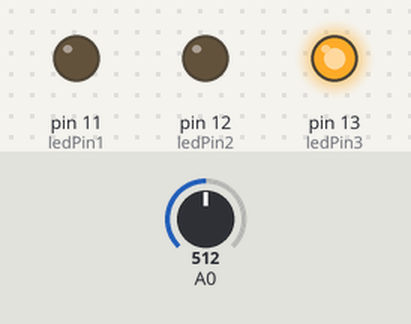
Recording of a sketch running on a simulated Arduino Uno, built with avr-gcc and run on an emulated ATmega328P. On the bench: output pins drawn as LEDs (lit = HIGH). The test bench sets the inputs (shaded band); at power-on: A0 = 512.

Above: at 1.2 s.
1.3 s: A0 set to 503
At 2.5 s:
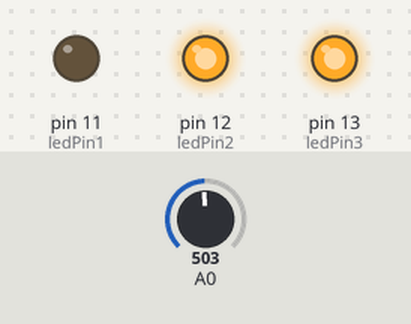
2.8 s: A0 set to 268
4.3 s: A0 set to 239
At 4.8 s:
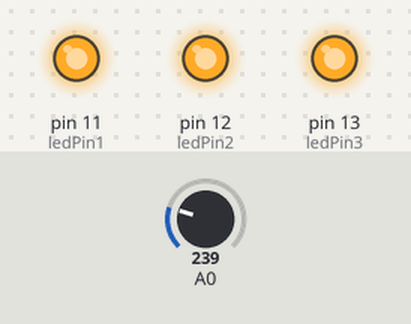
5.8 s: A0 set to 716
At 7.0 s:
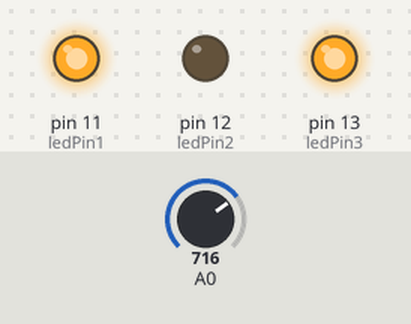
7.3 s: A0 set to 751
8.8 s: A0 set to 784
At 9.4 s:
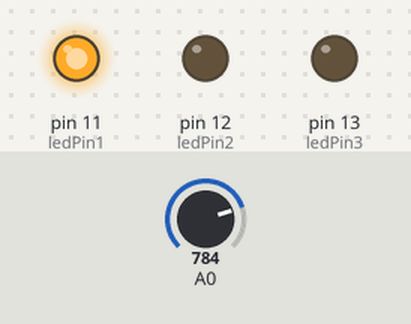
Timing chart, 0 to 11.3 s (numbered marks = the images above; inputs shaded):
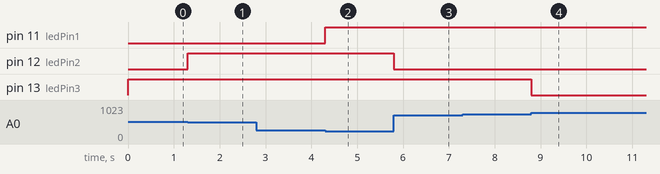

The sketch:

led_meter.ino
```cpp
int ledPin1 = 11;
int ledPin2 = 12;
int ledPin3 = 13;
void setup() {
  pinMode(ledPin1,OUTPUT);
  pinMode(ledPin2,OUTPUT);
  pinMode(ledPin3,OUTPUT);
}

void loop() {
   // read the input on analog pin 0:
  int sensorValue = analogRead(A0);
  // The analog pin reads from 0 to 1023.
  // This commands maps those numbers from 4 to 0
  // So 0 becomes 4 and 1023 becomes 0
  int mappedSensorValue = map( sensorValue, 0, 1023, 4, 0);
  //Here we test the mappedsensorvalue. If it is greater then 1 we turn
  // on the LED on Pin 2 and then see if it is greater then 2.
    if (mappedSensorValue > 1) {
      digitalWrite ( ledPin3, HIGH);
      if (mappedSensorValue > 2) {
          digitalWrite ( ledPin2, HIGH);
          if (mappedSensorValue > 3) {
              digitalWrite ( ledPin1, HIGH);
          }else{//If it is not greater we start turning LEDs off.
              digitalWrite ( ledPin1, LOW);
          }
      }else{
          digitalWrite ( ledPin2, LOW);
      }
    }else{
      digitalWrite ( ledPin3, LOW);
    }
}
```

Measured:
- the behaviour switches between 512 and 511 on A0 (found by bisection; images 0 and 1)
- the behaviour switches between 256 and 255 on A0 (found by bisection; images 1 and 2)
- the behaviour switches between 767 and 768 on A0 (found by bisection; images 3 and 4)
- after the input at 1.3 s, pin 12 (ledPin2): LOW → HIGH at once
- after the input at 2.8 s, every drawn part: stays the same
- after the input at 4.3 s, pin 11 (ledPin1): LOW → HIGH at once
- after the input at 5.8 s, pin 12 (ledPin2): HIGH → LOW at once
- after the input at 7.3 s, every drawn part: stays the same
- after the input at 8.8 s, pin 13 (ledPin3): HIGH → LOW at once
